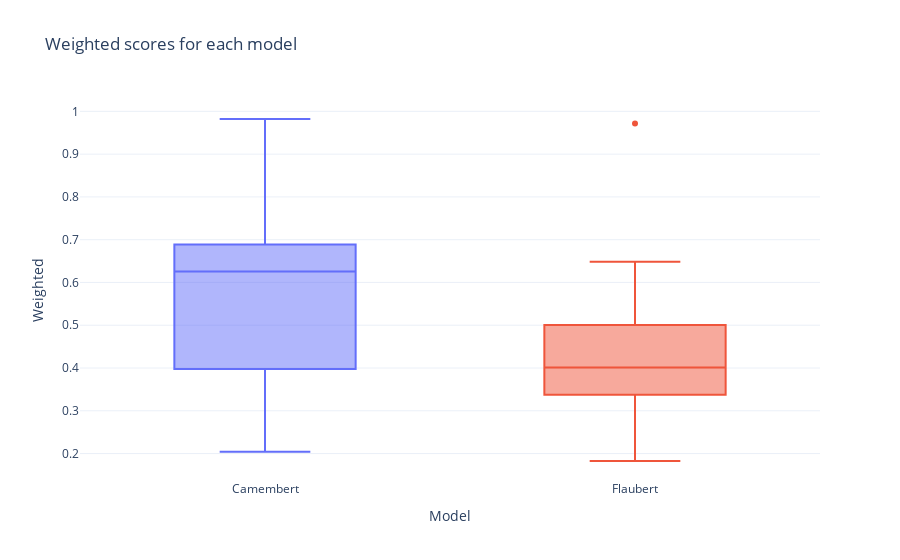
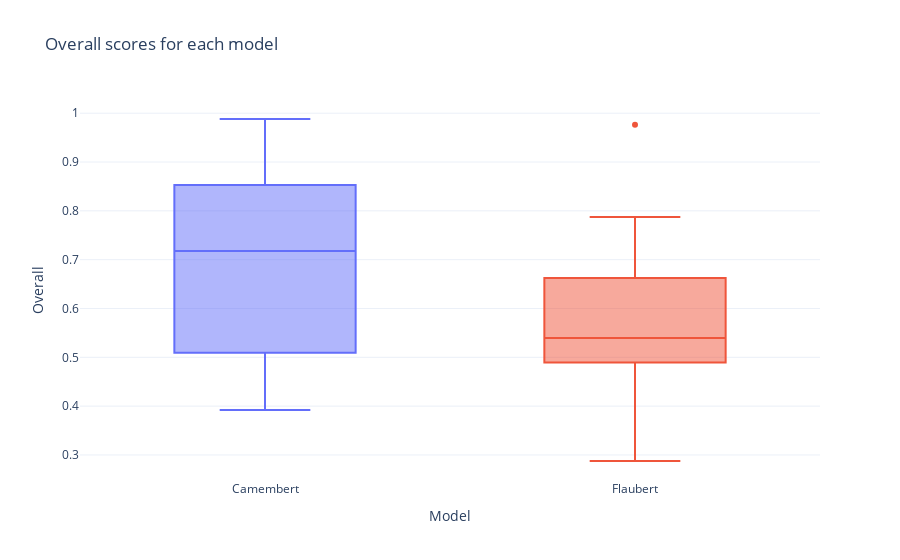
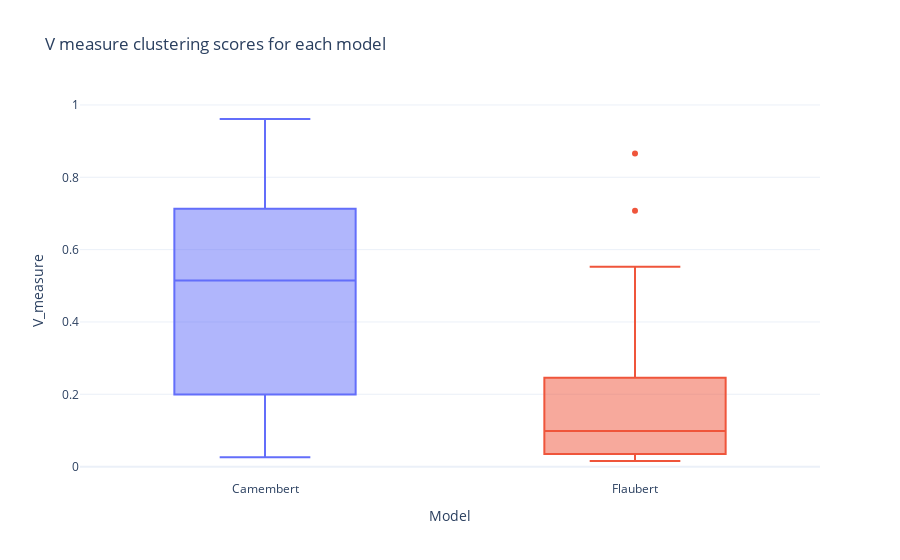
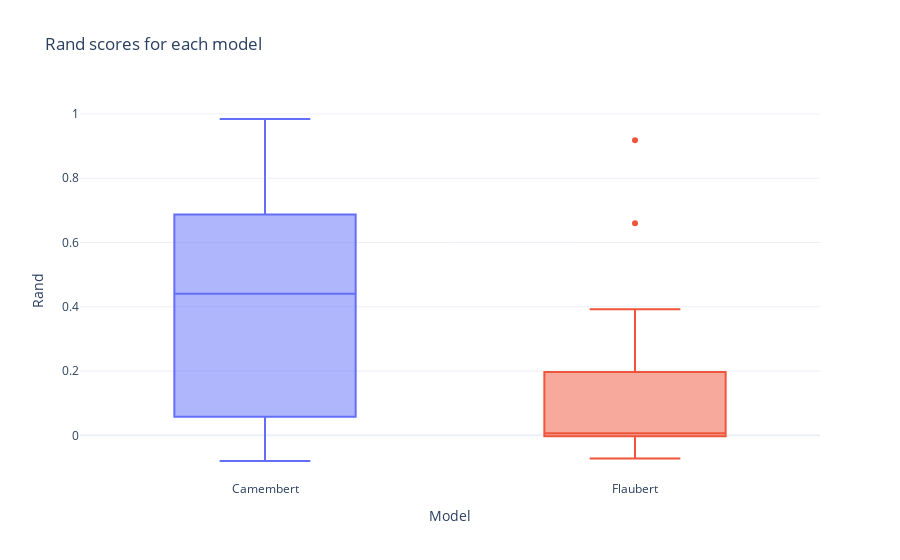

Write notebook code for charts like these, in order.
### Code cell
# We will make boxplots for the weighted scores of each word
fig_weighted = px.box(df, x="Model" ,y="Weighted", color="Model", title="Weighted scores for each model", template="plotly_white")
fig_weighted.update(layout_showlegend=False)
fig_weighted.show()

fig_overall = px.box(df, x="Model" ,y="Overall", color="Model", title="Overall scores for each model", template="plotly_white")
fig_overall.update(layout_showlegend=False)
fig_overall.show()

fig_v_measure = px.box(df, x="Model" ,y="V_measure", color="Model", title="V measure clustering scores for each model", template="plotly_white")
fig_v_measure.update(layout_showlegend=False)
fig_v_measure.show()

fig_rand = px.box(df, x="Model" ,y="Rand", color="Model", title="Rand scores for each model", template="plotly_white")
fig_rand.update(layout_showlegend=False)
fig_rand.show()

fig_F1 = px.box(df, x="Model" ,y="F1", color="Model", title="F1 scores for each model", template="plotly_white")
fig_F1.update(layout_showlegend=False)
fig_F1.show()

### Figure 1 — Plotly figure (JSON) as saved in the notebook; plotly's stock layout.template omitted (floating-point values rounded to 4 significant figures)
{"data": [{"alignmentgroup": "True", "hovertemplate": "Model=%{x}<br>Weighted=%{y}<extra></extra>", "legendgroup": "Camembert", "marker": {"color": "#636efa"}, "name": "Camembert", "notched": false, "offsetgroup": "Camembert", "orientation": "v", "showlegend": true, "x": ["Camembert", "Camembert", "Camembert", "Camembert", "Camembert", "Camembert", "Camembert", "Camembert", "Camembert", "Camembert", "Camembert", "Camembert", "Camembert", "Camembert"], "x0": " ", "xaxis": "x", "y": [0.9821, 0.3979, 0.4349, 0.6458, 0.9418, 0.2043, 0.6877, 0.6889, 0.3581, 0.3476, 0.9717, 0.584, 0.6629, 0.6055], "y0": " ", "yaxis": "y", "type": "box"}, {"alignmentgroup": "True", "hovertemplate": "Model=%{x}<br>Weighted=%{y}<extra></extra>", "legendgroup": "Flaubert", "marker": {"color": "#EF553B"}, "name": "Flaubert", "notched": false, "offsetgroup": "Flaubert", "orientation": "v", "showlegend": true, "x": ["Flaubert", "Flaubert", "Flaubert", "Flaubert", "Flaubert", "Flaubert", "Flaubert", "Flaubert", "Flaubert", "Flaubert", "Flaubert", "Flaubert", "Flaubert", "Flaubert"], "x0": " ", "xaxis": "x", "y": [0.5007, 0.3662, 0.3367, 0.6486, 0.3377, 0.2066, 0.3457, 0.6265, 0.3446, 0.1826, 0.9717, 0.4448, 0.4363, 0.4425], "y0": " ", "yaxis": "y", "type": "box"}], "layout": {"xaxis": {"anchor": "y", "domain": [0.0, 1.0], "title": {"text": "Model"}, "categoryorder": "array", "categoryarray": ["Camembert", "Flaubert"]}, "yaxis": {"anchor": "x", "domain": [0.0, 1.0], "title": {"text": "Weighted"}}, "legend": {"title": {"text": "Model"}, "tracegroupgap": 0}, "title": {"text": "Weighted scores for each model"}, "boxmode": "overlay", "showlegend": false}}

### Figure 2 — Plotly figure (JSON) as saved in the notebook; plotly's stock layout.template omitted (floating-point values rounded to 4 significant figures)
{"data": [{"alignmentgroup": "True", "hovertemplate": "Model=%{x}<br>Overall=%{y}<extra></extra>", "legendgroup": "Camembert", "marker": {"color": "#636efa"}, "name": "Camembert", "notched": false, "offsetgroup": "Camembert", "orientation": "v", "showlegend": true, "x": ["Camembert", "Camembert", "Camembert", "Camembert", "Camembert", "Camembert", "Camembert", "Camembert", "Camembert", "Camembert", "Camembert", "Camembert", "Camembert", "Camembert"], "x0": " ", "xaxis": "x", "y": [0.9881, 0.5306, 0.5049, 0.7875, 0.9479, 0.4797, 0.8529, 0.7455, 0.5096, 0.3919, 0.9765, 0.689, 0.7343, 0.7014], "y0": " ", "yaxis": "y", "type": "box"}, {"alignmentgroup": "True", "hovertemplate": "Model=%{x}<br>Overall=%{y}<extra></extra>", "legendgroup": "Flaubert", "marker": {"color": "#EF553B"}, "name": "Flaubert", "notched": false, "offsetgroup": "Flaubert", "orientation": "v", "showlegend": true, "x": ["Flaubert", "Flaubert", "Flaubert", "Flaubert", "Flaubert", "Flaubert", "Flaubert", "Flaubert", "Flaubert", "Flaubert", "Flaubert", "Flaubert", "Flaubert", "Flaubert"], "x0": " ", "xaxis": "x", "y": [0.6627, 0.5204, 0.5243, 0.7875, 0.4896, 0.4797, 0.4706, 0.6852, 0.4904, 0.2877, 0.9765, 0.5887, 0.5551, 0.5795], "y0": " ", "yaxis": "y", "type": "box"}], "layout": {"xaxis": {"anchor": "y", "domain": [0.0, 1.0], "title": {"text": "Model"}, "categoryorder": "array", "categoryarray": ["Camembert", "Flaubert"]}, "yaxis": {"anchor": "x", "domain": [0.0, 1.0], "title": {"text": "Overall"}}, "legend": {"title": {"text": "Model"}, "tracegroupgap": 0}, "title": {"text": "Overall scores for each model"}, "boxmode": "overlay", "showlegend": false}}

### Figure 3 — Plotly figure (JSON) as saved in the notebook; plotly's stock layout.template omitted (floating-point values rounded to 4 significant figures)
{"data": [{"alignmentgroup": "True", "hovertemplate": "Model=%{x}<br>V_measure=%{y}<extra></extra>", "legendgroup": "Camembert", "marker": {"color": "#636efa"}, "name": "Camembert", "notched": false, "offsetgroup": "Camembert", "orientation": "v", "showlegend": true, "x": ["Camembert", "Camembert", "Camembert", "Camembert", "Camembert", "Camembert", "Camembert", "Camembert", "Camembert", "Camembert", "Camembert", "Camembert", "Camembert", "Camembert"], "x0": " ", "xaxis": "x", "y": [0.9612, 0.04892, 0.3595, 0.7128, 0.8027, 0.02574, 0.6684, 0.6631, 0.1376, 0.1997, 0.8659, 0.4803, 0.5345, 0.4951], "y0": " ", "yaxis": "y", "type": "box"}, {"alignmentgroup": "True", "hovertemplate": "Model=%{x}<br>V_measure=%{y}<extra></extra>", "legendgroup": "Flaubert", "marker": {"color": "#EF553B"}, "name": "Flaubert", "notched": false, "offsetgroup": "Flaubert", "orientation": "v", "showlegend": true, "x": ["Flaubert", "Flaubert", "Flaubert", "Flaubert", "Flaubert", "Flaubert", "Flaubert", "Flaubert", "Flaubert", "Flaubert", "Flaubert", "Flaubert", "Flaubert", "Flaubert"], "x0": " ", "xaxis": "x", "y": [0.01559, 0.04719, 0.03093, 0.7073, 0.03464, 0.02874, 0.04802, 0.5527, 0.1496, 0.03868, 0.8659, 0.2228, 0.2456, 0.229], "y0": " ", "yaxis": "y", "type": "box"}], "layout": {"xaxis": {"anchor": "y", "domain": [0.0, 1.0], "title": {"text": "Model"}, "categoryorder": "array", "categoryarray": ["Camembert", "Flaubert"]}, "yaxis": {"anchor": "x", "domain": [0.0, 1.0], "title": {"text": "V_measure"}}, "legend": {"title": {"text": "Model"}, "tracegroupgap": 0}, "title": {"text": "V measure clustering scores for each model"}, "boxmode": "overlay", "showlegend": false}}

### Figure 4 — Plotly figure (JSON) as saved in the notebook; plotly's stock layout.template omitted (floating-point values rounded to 4 significant figures)
{"data": [{"alignmentgroup": "True", "hovertemplate": "Model=%{x}<br>Rand=%{y}<extra></extra>", "legendgroup": "Camembert", "marker": {"color": "#636efa"}, "name": "Camembert", "notched": false, "offsetgroup": "Camembert", "orientation": "v", "showlegend": true, "x": ["Camembert", "Camembert", "Camembert", "Camembert", "Camembert", "Camembert", "Camembert", "Camembert", "Camembert", "Camembert", "Camembert", "Camembert", "Camembert", "Camembert"], "x0": " ", "xaxis": "x", "y": [0.9844, 0.04584, 0.1954, 0.6746, 0.8336, -0.003355, 0.6869, 0.4865, -0.07991, 0.05817, 0.9185, 0.4451, 0.4134, 0.4364], "y0": " ", "yaxis": "y", "type": "box"}, {"alignmentgroup": "True", "hovertemplate": "Model=%{x}<br>Rand=%{y}<extra></extra>", "legendgroup": "Flaubert", "marker": {"color": "#EF553B"}, "name": "Flaubert", "notched": false, "offsetgroup": "Flaubert", "orientation": "v", "showlegend": true, "x": ["Flaubert", "Flaubert", "Flaubert", "Flaubert", "Flaubert", "Flaubert", "Flaubert", "Flaubert", "Flaubert", "Flaubert", "Flaubert", "Flaubert", "Flaubert", "Flaubert"], "x0": " ", "xaxis": "x", "y": [-0.0006809, 0.01407, -0.003352, 0.6597, -0.003172, -0.001007, -0.001056, 0.392, -0.07183, -0.01212, 0.9185, 0.1968, 0.1057, 0.1719], "y0": " ", "yaxis": "y", "type": "box"}], "layout": {"xaxis": {"anchor": "y", "domain": [0.0, 1.0], "title": {"text": "Model"}, "categoryorder": "array", "categoryarray": ["Camembert", "Flaubert"]}, "yaxis": {"anchor": "x", "domain": [0.0, 1.0], "title": {"text": "Rand"}}, "legend": {"title": {"text": "Model"}, "tracegroupgap": 0}, "title": {"text": "Rand scores for each model"}, "boxmode": "overlay", "showlegend": false}}
